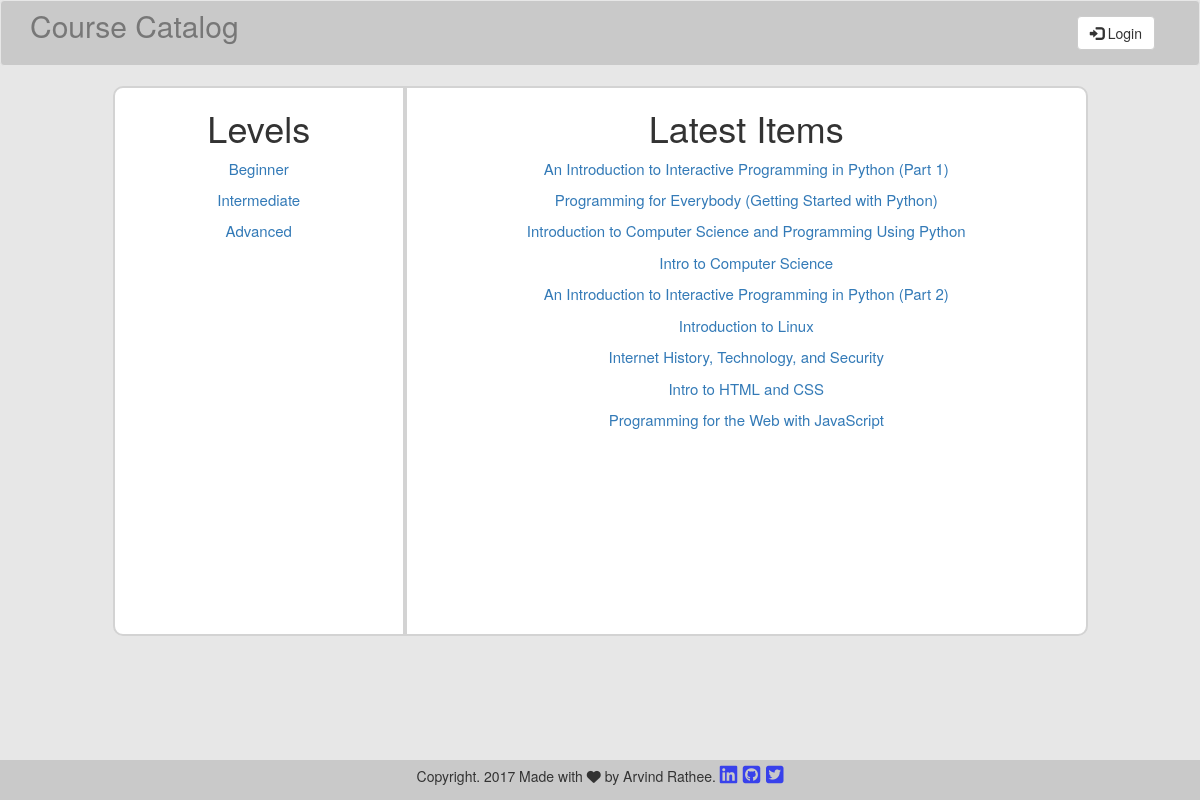
The page / on the database its author committed.
### database_setup.py (models this page shows, shortened)
class Level(Base):
    __tablename__ = 'level'
    id = Column(Integer, primary_key=True)
    name = Column(String(250), nullable=False)
    user_id = Column(Integer, ForeignKey('user.id'))
    user = relationship(User)

class Course(Base):
    __tablename__ = 'course'
    id = Column(Integer, primary_key=True)
    name = Column(String(250), nullable=False)
    created_date = Column(DateTime, default=func.current_timestamp())
    description = Column(String(250))
    provider = Column(String(250))
    link = Column(String(250))
    review = Column(String(10))
    level_id = Column(Integer, ForeignKey('level.id'))
    level = relationship(Level)
    user_id = Column(Integer, ForeignKey('user.id'))
    user = relationship(User)

### app.py (the view)
@app.route('/')
def showLevels():
    levels = session.query(Level).all()
    courses = session.query(Course).order_by(
                     func.DateTime(Course.created_date)).limit(9).all()
    if 'username' not in login_session:
        return render_template('public_levels.html',
                               levels=levels, courses=courses)
    else:
        return render_template('member_levels.html',
                               levels=levels, courses=courses)

### templates/public_levels.html
{% extends "main.html" %}
{% block content %}
<div class="row">
	<div class="col-md-1 col-sm-1 col-xs-0"></div>
	<div class="col-md-3 col-sm-3 col-xs-5 level-list">
		<h1>
			Levels
		</h1>
		{% for level in levels %}
		<a href = "{{url_for('showLevel', level_name=level.name)}}">
			<p>
				{{level.name}}
			</p>
		</a>
		{% endfor %}
	</div>
	<div class="col-md-7 col-sm-7 col-xs-7 course-list">
		<h1>
			Latest Items
		</h1>
		{% for course in courses %}
		<a href = "{{url_for('showCourse', level_name=course.level.name, course_name=course.name)}}">
			<p>
				{{course.name}}
			</p>
		</a>
		{% endfor %}
	</div>
	<div class="col-md-1 col-sm-1 col-xs-0"></div>
</div>
{% endblock %}

### templates/main.html (shortened to what this page needs)
<!DOCTYPE html>
<html lang="en">
<head>
	<link rel="stylesheet" href="https://maxcdn.bootstrapcdn.com/bootstrap/3.3.7/css/bootstrap.min.css">
	<link rel=stylesheet type=text/css href="{{ url_for('static', filename='styles.css') }}">
</head>
<body>
	{% include "header.html" %}
	<div class="container">
	{% block content %}
	{% endblock %}
	</div>
	{% include "footer.html" %}
</body>
</html>

### templates/header.html (shortened to what this page needs)
<nav class="navbar navbar-default">
  <div class="container">
    <div class="navbar-header">
      <a class="navbar-brand" href="{{url_for('showLevels')}}" style="font-size: 30px;">Course Catalog</a>
    </div>
    <div class="collapse navbar-collapse" id="bs-example-navbar-collapse-1">
      <ul class="nav navbar-nav navbar-right" style="font-size: 20px;">
        <li>{%if 'username' not in session %}
			<a href="{{url_for('showLogin')}}">
				<button class="btn btn-default" id="new-item">
					<span class="glyphicon glyphicon-log-in" aria-hidden="true"></span> Login
				</button>
			</a>
			{% else %}
			<a href="{{url_for('gdisconnect')}}">
				<button class="btn btn-default" id="new-item">
					<span class="glyphicon glyphicon-log-out" aria-hidden="true"></span> Logout
				</button>
			</a>
			{% endif %}
		</li>
      </ul>
    </div>
  </div>
</nav>

### templates/footer.html (shortened to what this page needs)
<footer class="footer">
	<div class="container">
	    <span>
	   	    Copyright. 2017 Made with <i class="fa fa-heart" aria-hidden="true"></i> by Arvind Rathee.
	    </span>
		<a href="https://www.linkedin.com/in/arvind-rathee-a54887122/" >
			<i class="fa fa-linkedin-square" aria-hidden="true"></i>
		</a>
		<a href="https://github.com/BulletLock" >
			<i class="fa fa-github-square" aria-hidden="true"></i>
		</a>
		<a href="https://twitter.com/Rathee96" >
			<i class="fa fa-twitter-square" aria-hidden="true"></i>
		</a>
	 </div>
</footer>

### static/styles.css (style rules this page uses)
body { background-color: #e7e7e7; }
.navbar { background-color: #c9c9c9; color: #131313; }
.level-list { border: 2px solid #D3D3D3; border-radius: 10px 0px 0px 10px; background-color: #fff; height: 550px; text-align: center; }
.level-list a { font-size: 15px; text-decoration: none; }
.course-list { border: 2px solid #D3D3D3; border-radius: 0px 10px 10px 0px; background-color: #fff; height: 550px; text-align: center; }
.course-list a { font-size: 15px; text-decoration: none; }
.footer { position: fixed; bottom: 0; width: 100%; height: 40px; background-color: #f5f5f5; text-align: center; background-color: #c9c9c9; }
.footer a { font-size: 20px; text-decoration: none; color: #3841eb; }

### rows shown on the page
Level: name "Beginner"
Level: name "Intermediate"
Level: name "Advanced"
Course: name "An Introduction to Interactive Programming in Python (Part 1)"
Course: name "Programming for Everybody (Getting Started with Python)"
Course: name "Introduction to Computer Science and Programming Using Python"
Course: name "Intro to Computer Science"
Course: name "An Introduction to Interactive Programming in Python (Part 2)"
Course: name "Introduction to Linux"
Course: name "Internet History, Technology, and Security"
Course: name "Intro to HTML and CSS"
Course: name "Programming for the Web with JavaScript"
